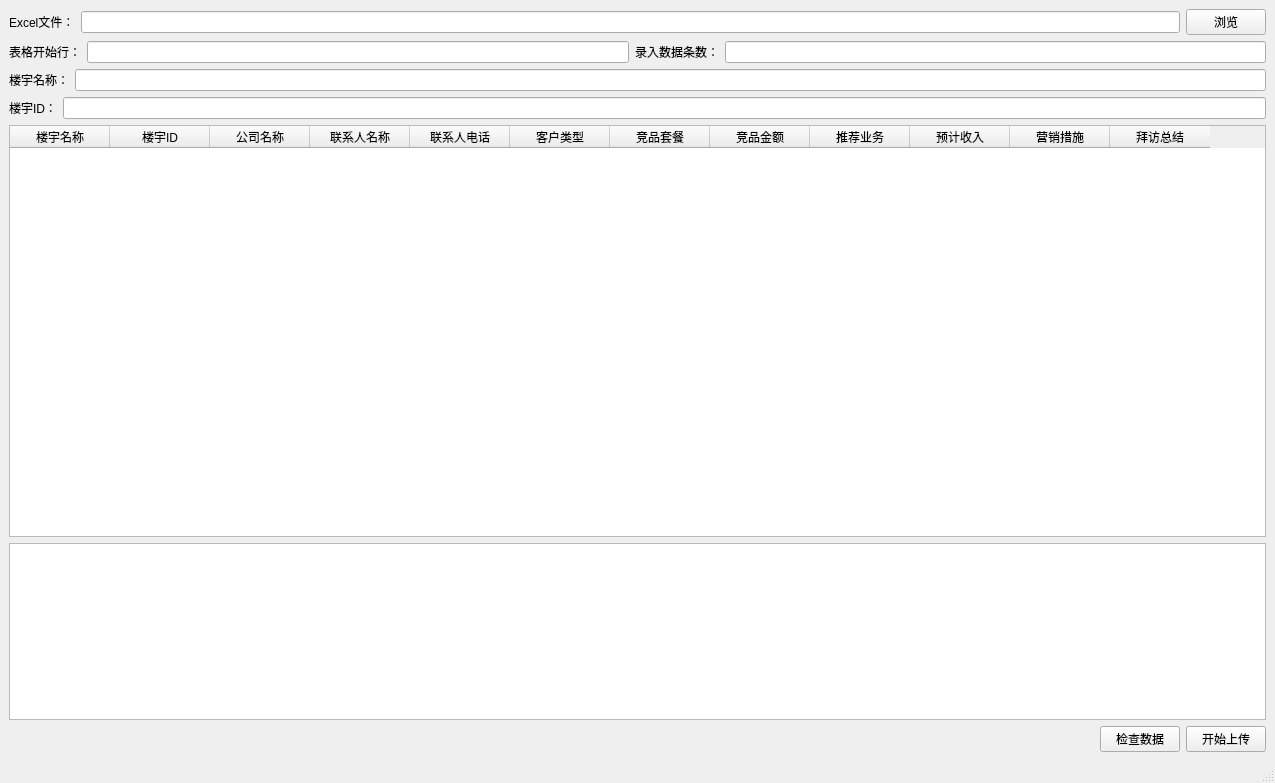
<?xml version="1.0" encoding="UTF-8"?>
<ui version="4.0">
 <class>MainWindow</class>
 <widget class="QMainWindow" name="MainWindow">
  <property name="geometry">
   <rect>
    <x>0</x>
    <y>0</y>
    <width>1275</width>
    <height>783</height>
   </rect>
  </property>
  <property name="windowTitle">
   <string>企业微信上传数据</string>
  </property>
  <widget class="QWidget" name="centralwidget">
   <layout class="QVBoxLayout" name="verticalLayout">
    <item>
     <layout class="QHBoxLayout" name="horizontalLayout">
      <item>
       <widget class="QLabel" name="label_2">
        <property name="text">
         <string>Excel文件：</string>
        </property>
       </widget>
      </item>
      <item>
       <widget class="QLineEdit" name="lineEdit"/>
      </item>
      <item>
       <widget class="QPushButton" name="pushButton">
        <property name="text">
         <string>浏览</string>
        </property>
       </widget>
      </item>
     </layout>
    </item>
    <item>
     <layout class="QHBoxLayout" name="horizontalLayout_5">
      <item>
       <widget class="QLabel" name="label_4">
        <property name="text">
         <string>表格开始行：</string>
        </property>
       </widget>
      </item>
      <item>
       <widget class="QLineEdit" name="lineEdit_4"/>
      </item>
      <item>
       <widget class="QLabel" name="label_5">
        <property name="text">
         <string>录入数据条数：</string>
        </property>
       </widget>
      </item>
      <item>
       <widget class="QLineEdit" name="lineEdit_5"/>
      </item>
     </layout>
    </item>
    <item>
     <layout class="QHBoxLayout" name="horizontalLayout_2">
      <item>
       <widget class="QLabel" name="label">
        <property name="text">
         <string>楼宇名称：</string>
        </property>
       </widget>
      </item>
      <item>
       <widget class="QLineEdit" name="lineEdit_2"/>
      </item>
     </layout>
    </item>
    <item>
     <layout class="QHBoxLayout" name="horizontalLayout_3">
      <item>
       <widget class="QLabel" name="label_3">
        <property name="text">
         <string>楼宇ID：</string>
        </property>
       </widget>
      </item>
      <item>
       <widget class="QLineEdit" name="lineEdit_3"/>
      </item>
     </layout>
    </item>
    <item>
     <widget class="QTableWidget" name="tableWidget">
      <property name="enabled">
       <bool>true</bool>
      </property>
      <property name="sizePolicy">
       <sizepolicy hsizetype="Expanding" vsizetype="Expanding">
        <horstretch>0</horstretch>
        <verstretch>7</verstretch>
       </sizepolicy>
      </property>
      <property name="lineWidth">
       <number>1</number>
      </property>
      <attribute name="horizontalHeaderVisible">
       <bool>true</bool>
      </attribute>
      <attribute name="horizontalHeaderCascadingSectionResizes">
       <bool>false</bool>
      </attribute>
      <attribute name="horizontalHeaderDefaultSectionSize">
       <number>100</number>
      </attribute>
      <attribute name="horizontalHeaderHighlightSections">
       <bool>true</bool>
      </attribute>
      <attribute name="horizontalHeaderShowSortIndicator" stdset="0">
       <bool>false</bool>
      </attribute>
      <attribute name="horizontalHeaderStretchLastSection">
       <bool>false</bool>
      </attribute>
      <attribute name="verticalHeaderCascadingSectionResizes">
       <bool>false</bool>
      </attribute>
      <attribute name="verticalHeaderStretchLastSection">
       <bool>true</bool>
      </attribute>
      <column>
       <property name="text">
        <string>楼宇名称</string>
       </property>
      </column>
      <column>
       <property name="text">
        <string>楼宇ID</string>
       </property>
      </column>
      <column>
       <property name="text">
        <string>公司名称</string>
       </property>
      </column>
      <column>
       <property name="text">
        <string>联系人名称</string>
       </property>
      </column>
      <column>
       <property name="text">
        <string>联系人电话</string>
       </property>
      </column>
      <column>
       <property name="text">
        <string>客户类型</string>
       </property>
      </column>
      <column>
       <property name="text">
        <string>竞品套餐</string>
       </property>
      </column>
      <column>
       <property name="text">
        <string>竞品金额</string>
       </property>
      </column>
      <column>
       <property name="text">
        <string>推荐业务</string>
       </property>
      </column>
      <column>
       <property name="text">
        <string>预计收入</string>
       </property>
      </column>
      <column>
       <property name="text">
        <string>营销措施</string>
       </property>
      </column>
      <column>
       <property name="text">
        <string>拜访总结</string>
       </property>
      </column>
     </widget>
    </item>
    <item>
     <widget class="QTextBrowser" name="textBrowser">
      <property name="sizePolicy">
       <sizepolicy hsizetype="Expanding" vsizetype="Expanding">
        <horstretch>0</horstretch>
        <verstretch>3</verstretch>
       </sizepolicy>
      </property>
     </widget>
    </item>
    <item>
     <layout class="QHBoxLayout" name="horizontalLayout_4">
      <item>
       <spacer name="horizontalSpacer">
        <property name="orientation">
         <enum>Qt::Horizontal</enum>
        </property>
        <property name="sizeHint" stdset="0">
         <size>
          <width>40</width>
          <height>20</height>
         </size>
        </property>
       </spacer>
      </item>
      <item>
       <widget class="QPushButton" name="pushButton_3">
        <property name="text">
         <string>检查数据</string>
        </property>
       </widget>
      </item>
      <item>
       <widget class="QPushButton" name="pushButton_2">
        <property name="text">
         <string>开始上传</string>
        </property>
       </widget>
      </item>
     </layout>
    </item>
   </layout>
  </widget>
  <widget class="QStatusBar" name="statusbar"/>
 </widget>
 <resources/>
 <connections/>
</ui>
